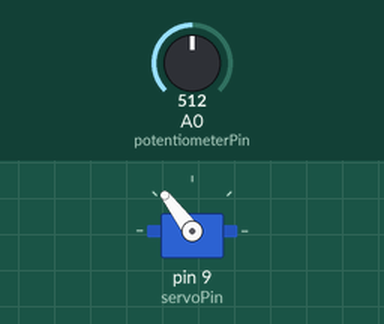
Recording of a sketch running on a simulated Arduino Uno, built with avr-gcc and run on an emulated ATmega328P. Shown: servo. The inputs (shaded band) are chosen by the test bench; at power-on: A0 (potentiometerPin) = 512.

Above: at 1.2 s.
1.3 s: A0 (potentiometerPin) set to 716
At 2.2 s:
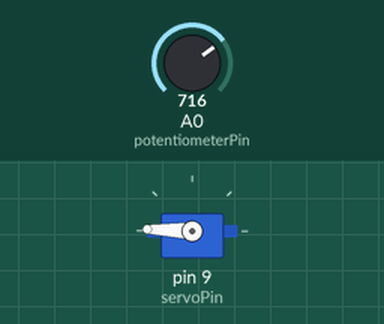
2.8 s: A0 (potentiometerPin) set to 900
At 3.4 s:
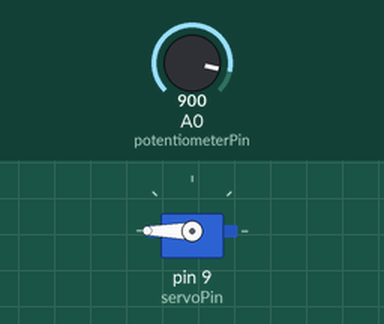
4.3 s: A0 (potentiometerPin) set to 306
At 5.5 s:
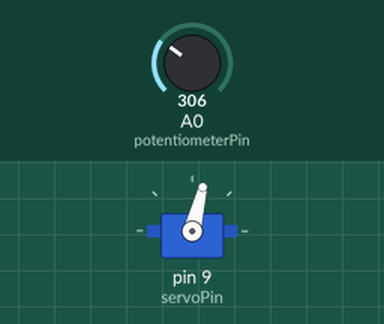
5.8 s: A0 (potentiometerPin) set to 122
At 6.9 s:
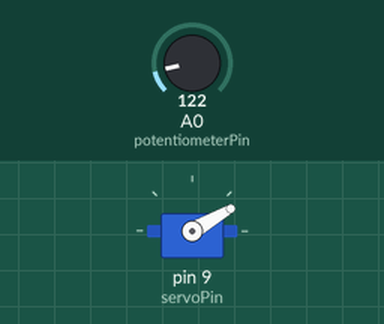
7.3 s: A0 (potentiometerPin) set to 0
At 8.0 s:
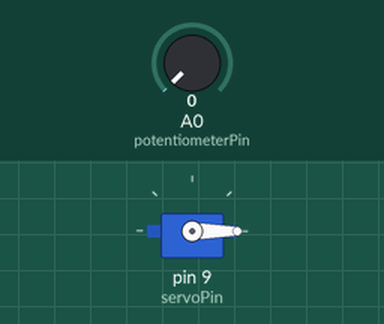
8.8 s: A0 (potentiometerPin) set to 511
At 9.1 s:
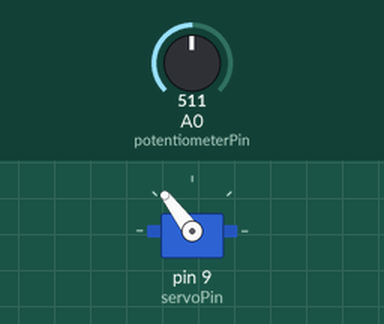
Timing chart, 0 to 11.3 s (numbered marks = the images above; inputs shaded):
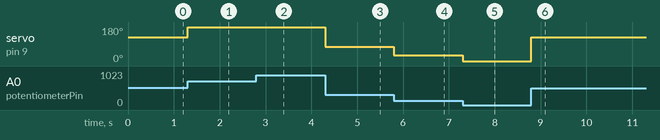

Measured:
- after the input at 1.3 s, servo on pin 9 (servoPin): 127° → 178° at once
- after the input at 2.8 s, servo on pin 9 (servoPin): 178° → 180° at once
- after the input at 4.3 s, servo on pin 9 (servoPin): 180° → 76° at once
- after the input at 5.8 s, servo on pin 9 (servoPin): 76° → 30° at once
- after the input at 7.3 s, servo on pin 9 (servoPin): 30° → 0° at once
- after the input at 8.8 s, servo on pin 9 (servoPin): 0° → 127° at once

The sketch:

servo_motor_pot.ino
```cpp
#include <Servo.h>

const byte servoPin = 9;
const byte potentiometerPin = A0;

int angle = 0;  // servo position in degrees
Servo servo;

void setup() {
  servo.attach(servoPin);
}

void loop() {
  int potValue = analogRead(potentiometerPin);
  angle = map(potValue, 0, 1023, 0, 255);
  servo.write(angle);
}
```
